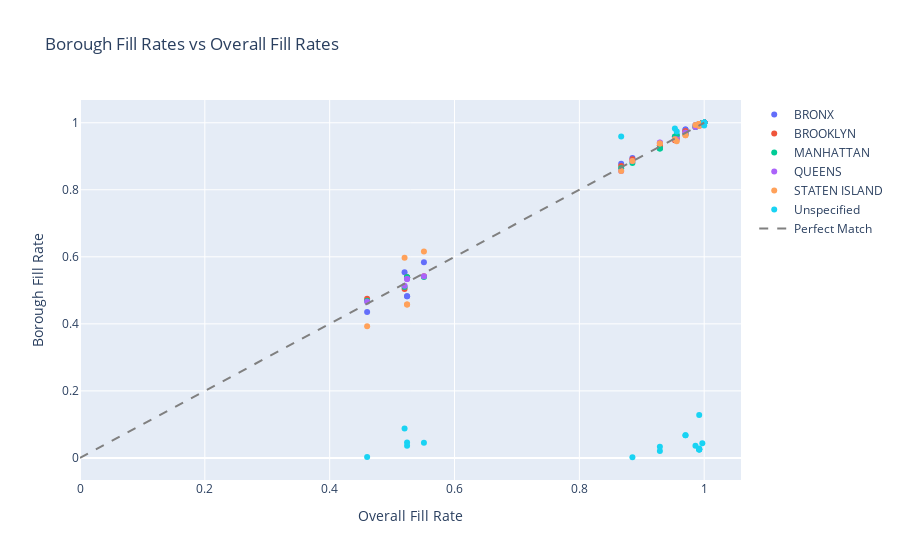
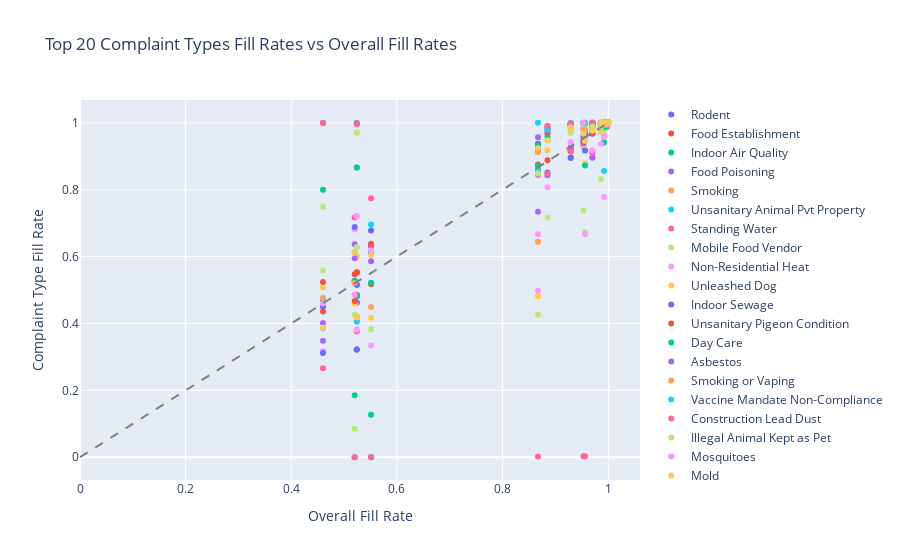

Source (notebook cell) for these figures, in order:
### Code cell
# Calculate overall fill rates
df_fill_rates = pd.DataFrame({
    'overall': df_orig.notna().sum() / len(df_orig)
}).round(3)

# Fill rates by borough
df_fill_rates_borough = df_orig.groupby('borough').apply(lambda x: x.notna().sum() / len(x)).round(3)
df_fill_rates_borough.insert(0, 'total_count', df_orig.groupby('borough').size())

# Fill rates by complaint_type
df_fill_rates_complaint = df_orig.groupby('complaint_type').apply(lambda x: x.notna().sum() / len(x)).round(3)
df_fill_rates_complaint.insert(0, 'total_count', df_orig.groupby('complaint_type').size())

# Plot 1: Borough fill rates vs overall
fig1 = go.Figure()
for borough in df_fill_rates_borough.index:
    borough_data = df_fill_rates_borough.loc[borough]
    overall_data = df_fill_rates['overall']
    
    # Get matching columns (excluding total_count)
    common_cols = [col for col in borough_data.index if col in overall_data.index and col != 'total_count']
    
    fig1.add_trace(go.Scatter(
        x=overall_data[common_cols],
        y=borough_data[common_cols],
        mode='markers',
        name=borough,
        text=common_cols,
        hovertemplate='%{text}<br>Overall: %{x}<br>' + f'{borough}: %{{y}}<extra></extra>'
    ))

fig1.add_trace(go.Scatter(
    x=[0, 1],
    y=[0, 1],
    mode='lines',
    name='Perfect Match',
    line=dict(dash='dash', color='gray')
))

fig1.update_layout(
    title='Borough Fill Rates vs Overall Fill Rates',
    xaxis_title='Overall Fill Rate',
    yaxis_title='Borough Fill Rate',
    showlegend=True
)
fig1.show()

# Plot 2: Complaint type fill rates vs overall (top 20 by count)
top_complaints = df_fill_rates_complaint.nlargest(20, 'total_count')

fig2 = go.Figure()
for complaint in top_complaints.index:
    complaint_data = top_complaints.loc[complaint]
    overall_data = df_fill_rates['overall']
    
    # Get matching columns (excluding total_count)
    common_cols = [col for col in complaint_data.index if col in overall_data.index and col != 'total_count']
    
    fig2.add_trace(go.Scatter(
        x=overall_data[common_cols],
        y=complaint_data[common_cols],
        mode='markers',
        name=complaint,
        text=common_cols,
        hovertemplate='%{text}<br>Overall: %{x}<br>' + f'{complaint}: %{{y}}<extra></extra>'
    ))

fig2.add_trace(go.Scatter(
    x=[0, 1],
    y=[0, 1],
    mode='lines',
    name='Perfect Match',
    line=dict(dash='dash', color='gray')
))

fig2.update_layout(
    title='Top 20 Complaint Types Fill Rates vs Overall Fill Rates',
    xaxis_title='Overall Fill Rate',
    yaxis_title='Complaint Type Fill Rate',
    showlegend=True
)
fig2.show()

### Figure 1 — Plotly figure (JSON) as saved in the notebook; plotly's stock layout.template omitted (floating-point values rounded to 4 significant figures)
{"data": [{"hovertemplate": "%{text}<br>Overall: %{x}<br>BRONX: %{y}<extra></extra>", "mode": "markers", "name": "BRONX", "text": ["due_date", "landmark", "intersection_street_1", "intersection_street_2", "facility_type", "cross_street_2", "cross_street_1", "bbl", "location_type", "street_name", "incident_address", "address_type", "longitude", "location", "latitude", "x_coordinate_state_plane", "y_coordinate_state_plane", "city", "incident_zip", "resolution_description", "closed_date", "resolution_action_updated_date", "descriptor", "community_board", "park_borough", "borough", "unique_key", "created_date", "agency_name", "agency", "complaint_type", "status", "open_data_channel_type", "park_facility_name", "year", "month"], "type": "scatter", "x": [0.52, 0.46, 0.524, 0.524, 0.551, 0.929, 0.929, 0.885, 1.0, 0.97, 0.97, 0.992, 0.992, 0.992, 0.992, 0.992, 0.992, 0.986, 0.997, 0.953, 0.867, 0.956, 1.0, 1.0, 1.0, 1.0, 1.0, 1.0, 1.0, 1.0, 1.0, 1.0, 1.0, 1.0, 1.0, 1.0], "y": [0.554, 0.435, 0.482, 0.482, 0.584, 0.925, 0.925, 0.895, 1.0, 0.98, 0.98, 0.995, 0.996, 0.996, 0.996, 0.996, 0.996, 0.993, 0.999, 0.958, 0.878, 0.963, 1.0, 1.0, 1.0, 1.0, 1.0, 1.0, 1.0, 1.0, 1.0, 1.0, 1.0, 1.0, 1.0, 1.0]}, {"hovertemplate": "%{text}<br>Overall: %{x}<br>BROOKLYN: %{y}<extra></extra>", "mode": "markers", "name": "BROOKLYN", "text": ["due_date", "landmark", "intersection_street_1", "intersection_street_2", "facility_type", "cross_street_2", "cross_street_1", "bbl", "location_type", "street_name", "incident_address", "address_type", "longitude", "location", "latitude", "x_coordinate_state_plane", "y_coordinate_state_plane", "city", "incident_zip", "resolution_description", "closed_date", "resolution_action_updated_date", "descriptor", "community_board", "park_borough", "borough", "unique_key", "created_date", "agency_name", "agency", "complaint_type", "status", "open_data_channel_type", "park_facility_name", "year", "month"], "type": "scatter", "x": [0.52, 0.46, 0.524, 0.524, 0.551, 0.929, 0.929, 0.885, 1.0, 0.97, 0.97, 0.992, 0.992, 0.992, 0.992, 0.992, 0.992, 0.986, 0.997, 0.953, 0.867, 0.956, 1.0, 1.0, 1.0, 1.0, 1.0, 1.0, 1.0, 1.0, 1.0, 1.0, 1.0, 1.0, 1.0, 1.0], "y": [0.504, 0.475, 0.539, 0.539, 0.542, 0.933, 0.933, 0.891, 1.0, 0.975, 0.975, 0.995, 0.994, 0.994, 0.994, 0.994, 0.994, 0.987, 0.999, 0.948, 0.871, 0.953, 1.0, 1.0, 1.0, 1.0, 1.0, 1.0, 1.0, 1.0, 1.0, 1.0, 1.0, 1.0, 1.0, 1.0]}, {"hovertemplate": "%{text}<br>Overall: %{x}<br>MANHATTAN: %{y}<extra></extra>", "mode": "markers", "name": "MANHATTAN", "text": ["due_date", "landmark", "intersection_street_1", "intersection_street_2", "facility_type", "cross_street_2", "cross_street_1", "bbl", "location_type", "street_name", "incident_address", "address_type", "longitude", "location", "latitude", "x_coordinate_state_plane", "y_coordinate_state_plane", "city", "incident_zip", "resolution_description", "closed_date", "resolution_action_updated_date", "descriptor", "community_board", "park_borough", "borough", "unique_key", "created_date", "agency_name", "agency", "complaint_type", "status", "open_data_channel_type", "park_facility_name", "year", "month"], "type": "scatter", "x": [0.52, 0.46, 0.524, 0.524, 0.551, 0.929, 0.929, 0.885, 1.0, 0.97, 0.97, 0.992, 0.992, 0.992, 0.992, 0.992, 0.992, 0.986, 0.997, 0.953, 0.867, 0.956, 1.0, 1.0, 1.0, 1.0, 1.0, 1.0, 1.0, 1.0, 1.0, 1.0, 1.0, 1.0, 1.0, 1.0], "y": [0.51, 0.469, 0.539, 0.539, 0.54, 0.923, 0.923, 0.88, 1.0, 0.966, 0.966, 0.995, 0.993, 0.993, 0.993, 0.993, 0.993, 0.987, 0.999, 0.959, 0.864, 0.963, 1.0, 1.0, 1.0, 1.0, 1.0, 1.0, 1.0, 1.0, 1.0, 1.0, 1.0, 1.0, 1.0, 1.0]}, {"hovertemplate": "%{text}<br>Overall: %{x}<br>QUEENS: %{y}<extra></extra>", "mode": "markers", "name": "QUEENS", "text": ["due_date", "landmark", "intersection_street_1", "intersection_street_2", "facility_type", "cross_street_2", "cross_street_1", "bbl", "location_type", "street_name", "incident_address", "address_type", "longitude", "location", "latitude", "x_coordinate_state_plane", "y_coordinate_state_plane", "city", "incident_zip", "resolution_description", "closed_date", "resolution_action_updated_date", "descriptor", "community_board", "park_borough", "borough", "unique_key", "created_date", "agency_name", "agency", "complaint_type", "status", "open_data_channel_type", "park_facility_name", "year", "month"], "type": "scatter", "x": [0.52, 0.46, 0.524, 0.524, 0.551, 0.929, 0.929, 0.885, 1.0, 0.97, 0.97, 0.992, 0.992, 0.992, 0.992, 0.992, 0.992, 0.986, 0.997, 0.953, 0.867, 0.956, 1.0, 1.0, 1.0, 1.0, 1.0, 1.0, 1.0, 1.0, 1.0, 1.0, 1.0, 1.0, 1.0, 1.0], "y": [0.514, 0.466, 0.534, 0.534, 0.542, 0.941, 0.94, 0.886, 1.0, 0.97, 0.97, 0.991, 0.994, 0.994, 0.994, 0.994, 0.994, 0.987, 0.998, 0.951, 0.856, 0.951, 1.0, 1.0, 1.0, 1.0, 1.0, 1.0, 1.0, 1.0, 1.0, 1.0, 1.0, 1.0, 1.0, 1.0]}, {"hovertemplate": "%{text}<br>Overall: %{x}<br>STATEN ISLAND: %{y}<extra></extra>", "mode": "markers", "name": "STATEN ISLAND", "text": ["due_date", "landmark", "intersection_street_1", "intersection_street_2", "facility_type", "cross_street_2", "cross_street_1", "bbl", "location_type", "street_name", "incident_address", "address_type", "longitude", "location", "latitude", "x_coordinate_state_plane", "y_coordinate_state_plane", "city", "incident_zip", "resolution_description", "closed_date", "resolution_action_updated_date", "descriptor", "community_board", "park_borough", "borough", "unique_key", "created_date", "agency_name", "agency", "complaint_type", "status", "open_data_channel_type", "park_facility_name", "year", "month"], "type": "scatter", "x": [0.52, 0.46, 0.524, 0.524, 0.551, 0.929, 0.929, 0.885, 1.0, 0.97, 0.97, 0.992, 0.992, 0.992, 0.992, 0.992, 0.992, 0.986, 0.997, 0.953, 0.867, 0.956, 1.0, 1.0, 1.0, 1.0, 1.0, 1.0, 1.0, 1.0, 1.0, 1.0, 1.0, 1.0, 1.0, 1.0], "y": [0.597, 0.393, 0.458, 0.458, 0.616, 0.938, 0.938, 0.886, 1.0, 0.963, 0.963, 0.99, 0.996, 0.996, 0.996, 0.996, 0.996, 0.993, 0.998, 0.951, 0.856, 0.945, 1.0, 1.0, 1.0, 1.0, 1.0, 1.0, 1.0, 1.0, 1.0, 1.0, 1.0, 1.0, 1.0, 1.0]}, {"hovertemplate": "%{text}<br>Overall: %{x}<br>Unspecified: %{y}<extra></extra>", "mode": "markers", "name": "Unspecified", "text": ["due_date", "landmark", "intersection_street_1", "intersection_street_2", "facility_type", "cross_street_2", "cross_street_1", "bbl", "location_type", "street_name", "incident_address", "address_type", "longitude", "location", "latitude", "x_coordinate_state_plane", "y_coordinate_state_plane", "city", "incident_zip", "resolution_description", "closed_date", "resolution_action_updated_date", "descriptor", "community_board", "park_borough", "borough", "unique_key", "created_date", "agency_name", "agency", "complaint_type", "status", "open_data_channel_type", "park_facility_name", "year", "month"], "type": "scatter", "x": [0.52, 0.46, 0.524, 0.524, 0.551, 0.929, 0.929, 0.885, 1.0, 0.97, 0.97, 0.992, 0.992, 0.992, 0.992, 0.992, 0.992, 0.986, 0.997, 0.953, 0.867, 0.956, 1.0, 1.0, 1.0, 1.0, 1.0, 1.0, 1.0, 1.0, 1.0, 1.0, 1.0, 1.0, 1.0, 1.0], "y": [0.088, 0.003, 0.046, 0.036, 0.045, 0.021, 0.033, 0.002, 0.992, 0.068, 0.068, 0.128, 0.025, 0.025, 0.025, 0.026, 0.028, 0.036, 0.044, 0.983, 0.959, 0.974, 1.0, 1.0, 1.0, 1.0, 1.0, 1.0, 1.0, 1.0, 1.0, 1.0, 1.0, 1.0, 1.0, 1.0]}, {"line": {"color": "gray", "dash": "dash"}, "mode": "lines", "name": "Perfect Match", "type": "scatter", "x": [0, 1], "y": [0, 1]}], "layout": {"showlegend": true, "title": {"text": "Borough Fill Rates vs Overall Fill Rates"}, "xaxis": {"title": {"text": "Overall Fill Rate"}}, "yaxis": {"title": {"text": "Borough Fill Rate"}}}}

### Figure 2 — Plotly figure (JSON) as saved in the notebook; plotly's stock layout.template omitted (floating-point values rounded to 4 significant figures)
{"data": [{"hovertemplate": "%{text}<br>Overall: %{x}<br>Rodent: %{y}<extra></extra>", "mode": "markers", "name": "Rodent", "text": ["due_date", "landmark", "intersection_street_1", "intersection_street_2", "facility_type", "cross_street_2", "cross_street_1", "bbl", "location_type", "street_name", "incident_address", "address_type", "longitude", "location", "latitude", "x_coordinate_state_plane", "y_coordinate_state_plane", "city", "incident_zip", "resolution_description", "closed_date", "resolution_action_updated_date", "descriptor", "community_board", "park_borough", "borough", "unique_key", "created_date", "agency_name", "agency", "complaint_type", "status", "open_data_channel_type", "park_facility_name", "year", "month"], "type": "scatter", "x": [0.52, 0.46, 0.524, 0.524, 0.551, 0.929, 0.929, 0.885, 1.0, 0.97, 0.97, 0.992, 0.992, 0.992, 0.992, 0.992, 0.992, 0.986, 0.997, 0.953, 0.867, 0.956, 1.0, 1.0, 1.0, 1.0, 1.0, 1.0, 1.0, 1.0, 1.0, 1.0, 1.0, 1.0, 1.0, 1.0], "y": [0.528, 0.45, 0.516, 0.516, 0.61, 0.895, 0.895, 0.851, 1.0, 0.968, 0.968, 0.998, 0.993, 0.993, 0.993, 0.993, 0.993, 0.99, 0.999, 0.947, 0.937, 0.972, 1.0, 1.0, 1.0, 1.0, 1.0, 1.0, 1.0, 1.0, 1.0, 1.0, 1.0, 1.0, 1.0, 1.0]}, {"hovertemplate": "%{text}<br>Overall: %{x}<br>Food Establishment: %{y}<extra></extra>", "mode": "markers", "name": "Food Establishment", "text": ["due_date", "landmark", "intersection_street_1", "intersection_street_2", "facility_type", "cross_street_2", "cross_street_1", "bbl", "location_type", "street_name", "incident_address", "address_type", "longitude", "location", "latitude", "x_coordinate_state_plane", "y_coordinate_state_plane", "city", "incident_zip", "resolution_description", "closed_date", "resolution_action_updated_date", "descriptor", "community_board", "park_borough", "borough", "unique_key", "created_date", "agency_name", "agency", "complaint_type", "status", "open_data_channel_type", "park_facility_name", "year", "month"], "type": "scatter", "x": [0.52, 0.46, 0.524, 0.524, 0.551, 0.929, 0.929, 0.885, 1.0, 0.97, 0.97, 0.992, 0.992, 0.992, 0.992, 0.992, 0.992, 0.986, 0.997, 0.953, 0.867, 0.956, 1.0, 1.0, 1.0, 1.0, 1.0, 1.0, 1.0, 1.0, 1.0, 1.0, 1.0, 1.0, 1.0, 1.0], "y": [0.547, 0.436, 0.484, 0.485, 0.517, 0.917, 0.916, 0.888, 1.0, 0.968, 0.969, 0.984, 0.986, 0.986, 0.986, 0.986, 0.986, 0.983, 0.987, 0.999, 0.861, 0.997, 1.0, 1.0, 1.0, 1.0, 1.0, 1.0, 1.0, 1.0, 1.0, 1.0, 1.0, 1.0, 1.0, 1.0]}, {"hovertemplate": "%{text}<br>Overall: %{x}<br>Indoor Air Quality: %{y}<extra></extra>", "mode": "markers", "name": "Indoor Air Quality", "text": ["due_date", "landmark", "intersection_street_1", "intersection_street_2", "facility_type", "cross_street_2", "cross_street_1", "bbl", "location_type", "street_name", "incident_address", "address_type", "longitude", "location", "latitude", "x_coordinate_state_plane", "y_coordinate_state_plane", "city", "incident_zip", "resolution_description", "closed_date", "resolution_action_updated_date", "descriptor", "community_board", "park_borough", "borough", "unique_key", "created_date", "agency_name", "agency", "complaint_type", "status", "open_data_channel_type", "park_facility_name", "year", "month"], "type": "scatter", "x": [0.52, 0.46, 0.524, 0.524, 0.551, 0.929, 0.929, 0.885, 1.0, 0.97, 0.97, 0.992, 0.992, 0.992, 0.992, 0.992, 0.992, 0.986, 0.997, 0.953, 0.867, 0.956, 1.0, 1.0, 1.0, 1.0, 1.0, 1.0, 1.0, 1.0, 1.0, 1.0, 1.0, 1.0, 1.0, 1.0], "y": [0.528, 0.47, 0.481, 0.481, 0.522, 0.996, 0.995, 0.986, 1.0, 0.997, 0.997, 1.0, 0.999, 0.999, 0.999, 0.999, 0.999, 0.999, 1.0, 0.983, 0.933, 0.962, 1.0, 1.0, 1.0, 1.0, 1.0, 1.0, 1.0, 1.0, 1.0, 1.0, 1.0, 1.0, 1.0, 1.0]}, {"hovertemplate": "%{text}<br>Overall: %{x}<br>Food Poisoning: %{y}<extra></extra>", "mode": "markers", "name": "Food Poisoning", "text": ["due_date", "landmark", "intersection_street_1", "intersection_street_2", "facility_type", "cross_street_2", "cross_street_1", "bbl", "location_type", "street_name", "incident_address", "address_type", "longitude", "location", "latitude", "x_coordinate_state_plane", "y_coordinate_state_plane", "city", "incident_zip", "resolution_description", "closed_date", "resolution_action_updated_date", "descriptor", "community_board", "park_borough", "borough", "unique_key", "created_date", "agency_name", "agency", "complaint_type", "status", "open_data_channel_type", "park_facility_name", "year", "month"], "type": "scatter", "x": [0.52, 0.46, 0.524, 0.524, 0.551, 0.929, 0.929, 0.885, 1.0, 0.97, 0.97, 0.992, 0.992, 0.992, 0.992, 0.992, 0.992, 0.986, 0.997, 0.953, 0.867, 0.956, 1.0, 1.0, 1.0, 1.0, 1.0, 1.0, 1.0, 1.0, 1.0, 1.0, 1.0, 1.0, 1.0, 1.0], "y": [0.637, 0.348, 0.463, 0.463, 0.63, 0.927, 0.926, 0.843, 1.0, 0.896, 0.896, 0.997, 0.99, 0.99, 0.99, 0.99, 0.99, 0.988, 0.993, 0.945, 0.734, 0.946, 1.0, 1.0, 1.0, 1.0, 1.0, 1.0, 1.0, 1.0, 1.0, 1.0, 1.0, 1.0, 1.0, 1.0]}, {"hovertemplate": "%{text}<br>Overall: %{x}<br>Smoking: %{y}<extra></extra>", "mode": "markers", "name": "Smoking", "text": ["due_date", "landmark", "intersection_street_1", "intersection_street_2", "facility_type", "cross_street_2", "cross_street_1", "bbl", "location_type", "street_name", "incident_address", "address_type", "longitude", "location", "latitude", "x_coordinate_state_plane", "y_coordinate_state_plane", "city", "incident_zip", "resolution_description", "closed_date", "resolution_action_updated_date", "descriptor", "community_board", "park_borough", "borough", "unique_key", "created_date", "agency_name", "agency", "complaint_type", "status", "open_data_channel_type", "park_facility_name", "year", "month"], "type": "scatter", "x": [0.52, 0.46, 0.524, 0.524, 0.551, 0.929, 0.929, 0.885, 1.0, 0.97, 0.97, 0.992, 0.992, 0.992, 0.992, 0.992, 0.992, 0.986, 0.997, 0.953, 0.867, 0.956, 1.0, 1.0, 1.0, 1.0, 1.0, 1.0, 1.0, 1.0, 1.0, 1.0, 1.0, 1.0, 1.0, 1.0], "y": [0.522, 0.477, 0.554, 0.554, 0.449, 0.994, 0.993, 0.979, 1.0, 0.994, 0.994, 0.998, 0.998, 0.998, 0.998, 0.998, 0.998, 0.999, 1.0, 0.999, 0.644, 0.999, 1.0, 1.0, 1.0, 1.0, 1.0, 1.0, 1.0, 1.0, 1.0, 1.0, 1.0, 1.0, 1.0, 1.0]}, {"hovertemplate": "%{text}<br>Overall: %{x}<br>Unsanitary Animal Pvt Property: %{y}<extra></extra>", "mode": "markers", "name": "Unsanitary Animal Pvt Property", "text": ["due_date", "landmark", "intersection_street_1", "intersection_street_2", "facility_type", "cross_street_2", "cross_street_1", "bbl", "location_type", "street_name", "incident_address", "address_type", "longitude", "location", "latitude", "x_coordinate_state_plane", "y_coordinate_state_plane", "city", "incident_zip", "resolution_description", "closed_date", "resolution_action_updated_date", "descriptor", "community_board", "park_borough", "borough", "unique_key", "created_date", "agency_name", "agency", "complaint_type", "status", "open_data_channel_type", "park_facility_name", "year", "month"], "type": "scatter", "x": [0.52, 0.46, 0.524, 0.524, 0.551, 0.929, 0.929, 0.885, 1.0, 0.97, 0.97, 0.992, 0.992, 0.992, 0.992, 0.992, 0.992, 0.986, 0.997, 0.953, 0.867, 0.956, 1.0, 1.0, 1.0, 1.0, 1.0, 1.0, 1.0, 1.0, 1.0, 1.0, 1.0, 1.0, 1.0, 1.0], "y": [0.613, 0.386, 0.406, 0.406, 0.696, 0.996, 0.996, 0.983, 1.0, 0.997, 0.997, 0.999, 0.999, 0.999, 0.999, 0.999, 0.999, 0.999, 1.0, 0.962, 0.859, 0.978, 1.0, 1.0, 1.0, 1.0, 1.0, 1.0, 1.0, 1.0, 1.0, 1.0, 1.0, 1.0, 1.0, 1.0]}, {"hovertemplate": "%{text}<br>Overall: %{x}<br>Standing Water: %{y}<extra></extra>", "mode": "markers", "name": "Standing Water", "text": ["due_date", "landmark", "intersection_street_1", "intersection_street_2", "facility_type", "cross_street_2", "cross_street_1", "bbl", "location_type", "street_name", "incident_address", "address_type", "longitude", "location", "latitude", "x_coordinate_state_plane", "y_coordinate_state_plane", "city", "incident_zip", "resolution_description", "closed_date", "resolution_action_updated_date", "descriptor", "community_board", "park_borough", "borough", "unique_key", "created_date", "agency_name", "agency", "complaint_type", "status", "open_data_channel_type", "park_facility_name", "year", "month"], "type": "scatter", "x": [0.52, 0.46, 0.524, 0.524, 0.551, 0.929, 0.929, 0.885, 1.0, 0.97, 0.97, 0.992, 0.992, 0.992, 0.992, 0.992, 0.992, 0.986, 0.997, 0.953, 0.867, 0.956, 1.0, 1.0, 1.0, 1.0, 1.0, 1.0, 1.0, 1.0, 1.0, 1.0, 1.0, 1.0, 1.0, 1.0], "y": [0.717, 0.266, 0.377, 0.377, 0.774, 0.913, 0.914, 0.848, 1.0, 0.91, 0.91, 0.994, 0.992, 0.992, 0.992, 0.992, 0.992, 0.987, 0.996, 0.929, 0.844, 0.874, 1.0, 1.0, 1.0, 1.0, 1.0, 1.0, 1.0, 1.0, 1.0, 1.0, 1.0, 1.0, 1.0, 1.0]}, {"hovertemplate": "%{text}<br>Overall: %{x}<br>Mobile Food Vendor: %{y}<extra></extra>", "mode": "markers", "name": "Mobile Food Vendor", "text": ["due_date", "landmark", "intersection_street_1", "intersection_street_2", "facility_type", "cross_street_2", "cross_street_1", "bbl", "location_type", "street_name", "incident_address", "address_type", "longitude", "location", "latitude", "x_coordinate_state_plane", "y_coordinate_state_plane", "city", "incident_zip", "resolution_description", "closed_date", "resolution_action_updated_date", "descriptor", "community_board", "park_borough", "borough", "unique_key", "created_date", "agency_name", "agency", "complaint_type", "status", "open_data_channel_type", "park_facility_name", "year", "month"], "type": "scatter", "x": [0.52, 0.46, 0.524, 0.524, 0.551, 0.929, 0.929, 0.885, 1.0, 0.97, 0.97, 0.992, 0.992, 0.992, 0.992, 0.992, 0.992, 0.986, 0.997, 0.953, 0.867, 0.956, 1.0, 1.0, 1.0, 1.0, 1.0, 1.0, 1.0, 1.0, 1.0, 1.0, 1.0, 1.0, 1.0, 1.0], "y": [0.085, 0.749, 0.971, 0.97, 0.0, 0.97, 0.971, 0.717, 1.0, 0.977, 0.977, 1.0, 0.973, 0.973, 0.973, 0.973, 0.973, 0.832, 0.999, 0.983, 0.848, 0.983, 1.0, 1.0, 1.0, 1.0, 1.0, 1.0, 1.0, 1.0, 1.0, 1.0, 1.0, 1.0, 1.0, 1.0]}, {"hovertemplate": "%{text}<br>Overall: %{x}<br>Non-Residential Heat: %{y}<extra></extra>", "mode": "markers", "name": "Non-Residential Heat", "text": ["due_date", "landmark", "intersection_street_1", "intersection_street_2", "facility_type", "cross_street_2", "cross_street_1", "bbl", "location_type", "street_name", "incident_address", "address_type", "longitude", "location", "latitude", "x_coordinate_state_plane", "y_coordinate_state_plane", "city", "incident_zip", "resolution_description", "closed_date", "resolution_action_updated_date", "descriptor", "community_board", "park_borough", "borough", "unique_key", "created_date", "agency_name", "agency", "complaint_type", "status", "open_data_channel_type", "park_facility_name", "year", "month"], "type": "scatter", "x": [0.52, 0.46, 0.524, 0.524, 0.551, 0.929, 0.929, 0.885, 1.0, 0.97, 0.97, 0.992, 0.992, 0.992, 0.992, 0.992, 0.992, 0.986, 0.997, 0.953, 0.867, 0.956, 1.0, 1.0, 1.0, 1.0, 1.0, 1.0, 1.0, 1.0, 1.0, 1.0, 1.0, 1.0, 1.0, 1.0], "y": [0.681, 0.318, 0.382, 0.381, 0.619, 0.994, 0.995, 0.968, 1.0, 0.998, 0.998, 0.991, 0.997, 0.997, 0.997, 0.997, 0.997, 1.0, 1.0, 1.0, 0.497, 1.0, 1.0, 1.0, 1.0, 1.0, 1.0, 1.0, 1.0, 1.0, 1.0, 1.0, 1.0, 1.0, 1.0, 1.0]}, {"hovertemplate": "%{text}<br>Overall: %{x}<br>Unleashed Dog: %{y}<extra></extra>", "mode": "markers", "name": "Unleashed Dog", "text": ["due_date", "landmark", "intersection_street_1", "intersection_street_2", "facility_type", "cross_street_2", "cross_street_1", "bbl", "location_type", "street_name", "incident_address", "address_type", "longitude", "location", "latitude", "x_coordinate_state_plane", "y_coordinate_state_plane", "city", "incident_zip", "resolution_description", "closed_date", "resolution_action_updated_date", "descriptor", "community_board", "park_borough", "borough", "unique_key", "created_date", "agency_name", "agency", "complaint_type", "status", "open_data_channel_type", "park_facility_name", "year", "month"], "type": "scatter", "x": [0.52, 0.46, 0.524, 0.524, 0.551, 0.929, 0.929, 0.885, 1.0, 0.97, 0.97, 0.992, 0.992, 0.992, 0.992, 0.992, 0.992, 0.986, 0.997, 0.953, 0.867, 0.956, 1.0, 1.0, 1.0, 1.0, 1.0, 1.0, 1.0, 1.0, 1.0, 1.0, 1.0, 1.0, 1.0, 1.0], "y": [0.46, 0.508, 0.599, 0.6, 0.417, 0.981, 0.98, 0.917, 1.0, 0.98, 0.98, 0.999, 0.993, 0.993, 0.993, 0.993, 0.993, 0.971, 0.999, 0.932, 0.481, 0.879, 1.0, 1.0, 1.0, 1.0, 1.0, 1.0, 1.0, 1.0, 1.0, 1.0, 1.0, 1.0, 1.0, 1.0]}, {"hovertemplate": "%{text}<br>Overall: %{x}<br>Indoor Sewage: %{y}<extra></extra>", "mode": "markers", "name": "Indoor Sewage", "text": ["due_date", "landmark", "intersection_street_1", "intersection_street_2", "facility_type", "cross_street_2", "cross_street_1", "bbl", "location_type", "street_name", "incident_address", "address_type", "longitude", "location", "latitude", "x_coordinate_state_plane", "y_coordinate_state_plane", "city", "incident_zip", "resolution_description", "closed_date", "resolution_action_updated_date", "descriptor", "community_board", "park_borough", "borough", "unique_key", "created_date", "agency_name", "agency", "complaint_type", "status", "open_data_channel_type", "park_facility_name", "year", "month"], "type": "scatter", "x": [0.52, 0.46, 0.524, 0.524, 0.551, 0.929, 0.929, 0.885, 1.0, 0.97, 0.97, 0.992, 0.992, 0.992, 0.992, 0.992, 0.992, 0.986, 0.997, 0.953, 0.867, 0.956, 1.0, 1.0, 1.0, 1.0, 1.0, 1.0, 1.0, 1.0, 1.0, 1.0, 1.0, 1.0, 1.0, 1.0], "y": [0.688, 0.312, 0.322, 0.322, 0.678, 0.997, 0.998, 0.987, 1.0, 0.999, 0.999, 0.999, 0.999, 0.999, 0.999, 0.999, 0.999, 1.0, 1.0, 0.959, 0.916, 0.917, 1.0, 1.0, 1.0, 1.0, 1.0, 1.0, 1.0, 1.0, 1.0, 1.0, 1.0, 1.0, 1.0, 1.0]}, {"hovertemplate": "%{text}<br>Overall: %{x}<br>Unsanitary Pigeon Condition: %{y}<extra></extra>", "mode": "markers", "name": "Unsanitary Pigeon Condition", "text": ["due_date", "landmark", "intersection_street_1", "intersection_street_2", "facility_type", "cross_street_2", "cross_street_1", "bbl", "location_type", "street_name", "incident_address", "address_type", "longitude", "location", "latitude", "x_coordinate_state_plane", "y_coordinate_state_plane", "city", "incident_zip", "resolution_description", "closed_date", "resolution_action_updated_date", "descriptor", "community_board", "park_borough", "borough", "unique_key", "created_date", "agency_name", "agency", "complaint_type", "status", "open_data_channel_type", "park_facility_name", "year", "month"], "type": "scatter", "x": [0.52, 0.46, 0.524, 0.524, 0.551, 0.929, 0.929, 0.885, 1.0, 0.97, 0.97, 0.992, 0.992, 0.992, 0.992, 0.992, 0.992, 0.986, 0.997, 0.953, 0.867, 0.956, 1.0, 1.0, 1.0, 1.0, 1.0, 1.0, 1.0, 1.0, 1.0, 1.0, 1.0, 1.0, 1.0, 1.0], "y": [0.467, 0.524, 0.552, 0.552, 0.638, 0.993, 0.993, 0.968, 1.0, 0.993, 0.993, 0.999, 0.996, 0.996, 0.996, 0.996, 0.996, 0.995, 0.999, 0.944, 0.875, 0.97, 1.0, 1.0, 1.0, 1.0, 1.0, 1.0, 1.0, 1.0, 1.0, 1.0, 1.0, 1.0, 1.0, 1.0]}, {"hovertemplate": "%{text}<br>Overall: %{x}<br>Day Care: %{y}<extra></extra>", "mode": "markers", "name": "Day Care", "text": ["due_date", "landmark", "intersection_street_1", "intersection_street_2", "facility_type", "cross_street_2", "cross_street_1", "bbl", "location_type", "street_name", "incident_address", "address_type", "longitude", "location", "latitude", "x_coordinate_state_plane", "y_coordinate_state_plane", "city", "incident_zip", "resolution_description", "closed_date", "resolution_action_updated_date", "descriptor", "community_board", "park_borough", "borough", "unique_key", "created_date", "agency_name", "agency", "complaint_type", "status", "open_data_channel_type", "park_facility_name", "year", "month"], "type": "scatter", "x": [0.52, 0.46, 0.524, 0.524, 0.551, 0.929, 0.929, 0.885, 1.0, 0.97, 0.97, 0.992, 0.992, 0.992, 0.992, 0.992, 0.992, 0.986, 0.997, 0.953, 0.867, 0.956, 1.0, 1.0, 1.0, 1.0, 1.0, 1.0, 1.0, 1.0, 1.0, 1.0, 1.0, 1.0, 1.0, 1.0], "y": [0.185, 0.8, 0.866, 0.866, 0.127, 0.987, 0.987, 0.956, 1.0, 0.987, 0.987, 0.941, 0.989, 0.989, 0.989, 0.989, 0.989, 0.985, 0.99, 0.999, 0.872, 0.872, 1.0, 1.0, 1.0, 1.0, 1.0, 1.0, 1.0, 1.0, 1.0, 1.0, 1.0, 1.0, 1.0, 1.0]}, {"hovertemplate": "%{text}<br>Overall: %{x}<br>Asbestos: %{y}<extra></extra>", "mode": "markers", "name": "Asbestos", "text": ["due_date", "landmark", "intersection_street_1", "intersection_street_2", "facility_type", "cross_street_2", "cross_street_1", "bbl", "location_type", "street_name", "incident_address", "address_type", "longitude", "location", "latitude", "x_coordinate_state_plane", "y_coordinate_state_plane", "city", "incident_zip", "resolution_description", "closed_date", "resolution_action_updated_date", "descriptor", "community_board", "park_borough", "borough", "unique_key", "created_date", "agency_name", "agency", "complaint_type", "status", "open_data_channel_type", "park_facility_name", "year", "month"], "type": "scatter", "x": [0.52, 0.46, 0.524, 0.524, 0.551, 0.929, 0.929, 0.885, 1.0, 0.97, 0.97, 0.992, 0.992, 0.992, 0.992, 0.992, 0.992, 0.986, 0.997, 0.953, 0.867, 0.956, 1.0, 1.0, 1.0, 1.0, 1.0, 1.0, 1.0, 1.0, 1.0, 1.0, 1.0, 1.0, 1.0, 1.0], "y": [0.595, 0.401, 0.418, 0.419, 0.586, 0.991, 0.992, 0.975, 1.0, 0.991, 0.991, 1.0, 0.999, 0.999, 0.999, 0.999, 0.999, 0.997, 1.0, 0.938, 0.957, 0.97, 1.0, 1.0, 1.0, 1.0, 1.0, 1.0, 1.0, 1.0, 1.0, 1.0, 1.0, 1.0, 1.0, 1.0]}, {"hovertemplate": "%{text}<br>Overall: %{x}<br>Smoking or Vaping: %{y}<extra></extra>", "mode": "markers", "name": "Smoking or Vaping", "text": ["due_date", "landmark", "intersection_street_1", "intersection_street_2", "facility_type", "cross_street_2", "cross_street_1", "bbl", "location_type", "street_name", "incident_address", "address_type", "longitude", "location", "latitude", "x_coordinate_state_plane", "y_coordinate_state_plane", "city", "incident_zip", "resolution_description", "closed_date", "resolution_action_updated_date", "descriptor", "community_board", "park_borough", "borough", "unique_key", "created_date", "agency_name", "agency", "complaint_type", "status", "open_data_channel_type", "park_facility_name", "year", "month"], "type": "scatter", "x": [0.52, 0.46, 0.524, 0.524, 0.551, 0.929, 0.929, 0.885, 1.0, 0.97, 0.97, 0.992, 0.992, 0.992, 0.992, 0.992, 0.992, 0.986, 0.997, 0.953, 0.867, 0.956, 1.0, 1.0, 1.0, 1.0, 1.0, 1.0, 1.0, 1.0, 1.0, 1.0, 1.0, 1.0, 1.0, 1.0], "y": [0.0, 0.998, 0.998, 0.999, 0.0, 0.999, 0.998, 0.99, 1.0, 1.0, 1.0, 1.0, 1.0, 1.0, 1.0, 1.0, 1.0, 0.998, 1.0, 0.979, 0.912, 0.979, 1.0, 1.0, 1.0, 1.0, 1.0, 1.0, 1.0, 1.0, 1.0, 1.0, 1.0, 1.0, 1.0, 1.0]}, {"hovertemplate": "%{text}<br>Overall: %{x}<br>Vaccine Mandate Non-Compliance: %{y}<extra></extra>", "mode": "markers", "name": "Vaccine Mandate Non-Compliance", "text": ["due_date", "landmark", "intersection_street_1", "intersection_street_2", "facility_type", "cross_street_2", "cross_street_1", "bbl", "location_type", "street_name", "incident_address", "address_type", "longitude", "location", "latitude", "x_coordinate_state_plane", "y_coordinate_state_plane", "city", "incident_zip", "resolution_description", "closed_date", "resolution_action_updated_date", "descriptor", "community_board", "park_borough", "borough", "unique_key", "created_date", "agency_name", "agency", "complaint_type", "status", "open_data_channel_type", "park_facility_name", "year", "month"], "type": "scatter", "x": [0.52, 0.46, 0.524, 0.524, 0.551, 0.929, 0.929, 0.885, 1.0, 0.97, 0.97, 0.992, 0.992, 0.992, 0.992, 0.992, 0.992, 0.986, 0.997, 0.953, 0.867, 0.956, 1.0, 1.0, 1.0, 1.0, 1.0, 1.0, 1.0, 1.0, 1.0, 1.0, 1.0, 1.0, 1.0, 1.0], "y": [0.0, 1.0, 0.997, 1.0, 0.0, 1.0, 0.997, 0.98, 1.0, 1.0, 1.0, 0.856, 1.0, 1.0, 1.0, 1.0, 1.0, 1.0, 1.0, 1.0, 1.0, 1.0, 1.0, 1.0, 1.0, 1.0, 1.0, 1.0, 1.0, 1.0, 1.0, 1.0, 1.0, 1.0, 1.0, 1.0]}, {"hovertemplate": "%{text}<br>Overall: %{x}<br>Construction Lead Dust: %{y}<extra></extra>", "mode": "markers", "name": "Construction Lead Dust", "text": ["due_date", "landmark", "intersection_street_1", "intersection_street_2", "facility_type", "cross_street_2", "cross_street_1", "bbl", "location_type", "street_name", "incident_address", "address_type", "longitude", "location", "latitude", "x_coordinate_state_plane", "y_coordinate_state_plane", "city", "incident_zip", "resolution_description", "closed_date", "resolution_action_updated_date", "descriptor", "community_board", "park_borough", "borough", "unique_key", "created_date", "agency_name", "agency", "complaint_type", "status", "open_data_channel_type", "park_facility_name", "year", "month"], "type": "scatter", "x": [0.52, 0.46, 0.524, 0.524, 0.551, 0.929, 0.929, 0.885, 1.0, 0.97, 0.97, 0.992, 0.992, 0.992, 0.992, 0.992, 0.992, 0.986, 0.997, 0.953, 0.867, 0.956, 1.0, 1.0, 1.0, 1.0, 1.0, 1.0, 1.0, 1.0, 1.0, 1.0, 1.0, 1.0, 1.0, 1.0], "y": [0.0, 0.999, 0.996, 0.998, 0.0, 0.998, 0.996, 0.991, 1.0, 1.0, 1.0, 0.999, 1.0, 1.0, 1.0, 1.0, 1.0, 0.999, 1.0, 0.003, 0.002, 0.003, 1.0, 1.0, 1.0, 1.0, 1.0, 1.0, 1.0, 1.0, 1.0, 1.0, 1.0, 1.0, 1.0, 1.0]}, {"hovertemplate": "%{text}<br>Overall: %{x}<br>Illegal Animal Kept as Pet: %{y}<extra></extra>", "mode": "markers", "name": "Illegal Animal Kept as Pet", "text": ["due_date", "landmark", "intersection_street_1", "intersection_street_2", "facility_type", "cross_street_2", "cross_street_1", "bbl", "location_type", "street_name", "incident_address", "address_type", "longitude", "location", "latitude", "x_coordinate_state_plane", "y_coordinate_state_plane", "city", "incident_zip", "resolution_description", "closed_date", "resolution_action_updated_date", "descriptor", "community_board", "park_borough", "borough", "unique_key", "created_date", "agency_name", "agency", "complaint_type", "status", "open_data_channel_type", "park_facility_name", "year", "month"], "type": "scatter", "x": [0.52, 0.46, 0.524, 0.524, 0.551, 0.929, 0.929, 0.885, 1.0, 0.97, 0.97, 0.992, 0.992, 0.992, 0.992, 0.992, 0.992, 0.986, 0.997, 0.953, 0.867, 0.956, 1.0, 1.0, 1.0, 1.0, 1.0, 1.0, 1.0, 1.0, 1.0, 1.0, 1.0, 1.0, 1.0, 1.0], "y": [0.427, 0.558, 0.628, 0.627, 0.383, 0.985, 0.986, 0.947, 1.0, 0.988, 0.988, 1.0, 0.997, 0.997, 0.997, 0.997, 0.997, 0.985, 0.999, 0.737, 0.426, 0.673, 1.0, 1.0, 1.0, 1.0, 1.0, 1.0, 1.0, 1.0, 1.0, 1.0, 1.0, 1.0, 1.0, 1.0]}, {"hovertemplate": "%{text}<br>Overall: %{x}<br>Mosquitoes: %{y}<extra></extra>", "mode": "markers", "name": "Mosquitoes", "text": ["due_date", "landmark", "intersection_street_1", "intersection_street_2", "facility_type", "cross_street_2", "cross_street_1", "bbl", "location_type", "street_name", "incident_address", "address_type", "longitude", "location", "latitude", "x_coordinate_state_plane", "y_coordinate_state_plane", "city", "incident_zip", "resolution_description", "closed_date", "resolution_action_updated_date", "descriptor", "community_board", "park_borough", "borough", "unique_key", "created_date", "agency_name", "agency", "complaint_type", "status", "open_data_channel_type", "park_facility_name", "year", "month"], "type": "scatter", "x": [0.52, 0.46, 0.524, 0.524, 0.551, 0.929, 0.929, 0.885, 1.0, 0.97, 0.97, 0.992, 0.992, 0.992, 0.992, 0.992, 0.992, 0.986, 0.997, 0.953, 0.867, 0.956, 1.0, 1.0, 1.0, 1.0, 1.0, 1.0, 1.0, 1.0, 1.0, 1.0, 1.0, 1.0, 1.0, 1.0], "y": [0.486, 0.46, 0.721, 0.72, 0.334, 0.941, 0.942, 0.807, 1.0, 0.917, 0.917, 0.778, 0.958, 0.958, 0.958, 0.958, 0.958, 0.937, 0.994, 1.0, 0.667, 0.667, 1.0, 1.0, 1.0, 1.0, 1.0, 1.0, 1.0, 1.0, 1.0, 1.0, 1.0, 1.0, 1.0, 1.0]}, {"hovertemplate": "%{text}<br>Overall: %{x}<br>Mold: %{y}<extra></extra>", "mode": "markers", "name": "Mold", "text": ["due_date", "landmark", "intersection_street_1", "intersection_street_2", "facility_type", "cross_street_2", "cross_street_1", "bbl", "location_type", "street_name", "incident_address", "address_type", "longitude", "location", "latitude", "x_coordinate_state_plane", "y_coordinate_state_plane", "city", "incident_zip", "resolution_description", "closed_date", "resolution_action_updated_date", "descriptor", "community_board", "park_borough", "borough", "unique_key", "created_date", "agency_name", "agency", "complaint_type", "status", "open_data_channel_type", "park_facility_name", "year", "month"], "type": "scatter", "x": [0.52, 0.46, 0.524, 0.524, 0.551, 0.929, 0.929, 0.885, 1.0, 0.97, 0.97, 0.992, 0.992, 0.992, 0.992, 0.992, 0.992, 0.986, 0.997, 0.953, 0.867, 0.956, 1.0, 1.0, 1.0, 1.0, 1.0, 1.0, 1.0, 1.0, 1.0, 1.0, 1.0, 1.0, 1.0, 1.0], "y": [0.612, 0.387, 0.419, 0.418, 0.605, 0.982, 0.982, 0.948, 1.0, 0.98, 0.98, 0.999, 0.997, 0.997, 0.997, 0.997, 0.997, 0.999, 0.999, 0.967, 0.924, 0.946, 1.0, 1.0, 1.0, 1.0, 1.0, 1.0, 1.0, 1.0, 1.0, 1.0, 1.0, 1.0, 1.0, 1.0]}, {"line": {"color": "gray", "dash": "dash"}, "mode": "lines", "name": "Perfect Match", "type": "scatter", "x": [0, 1], "y": [0, 1]}], "layout": {"showlegend": true, "title": {"text": "Top 20 Complaint Types Fill Rates vs Overall Fill Rates"}, "xaxis": {"title": {"text": "Overall Fill Rate"}}, "yaxis": {"title": {"text": "Complaint Type Fill Rate"}}}}
